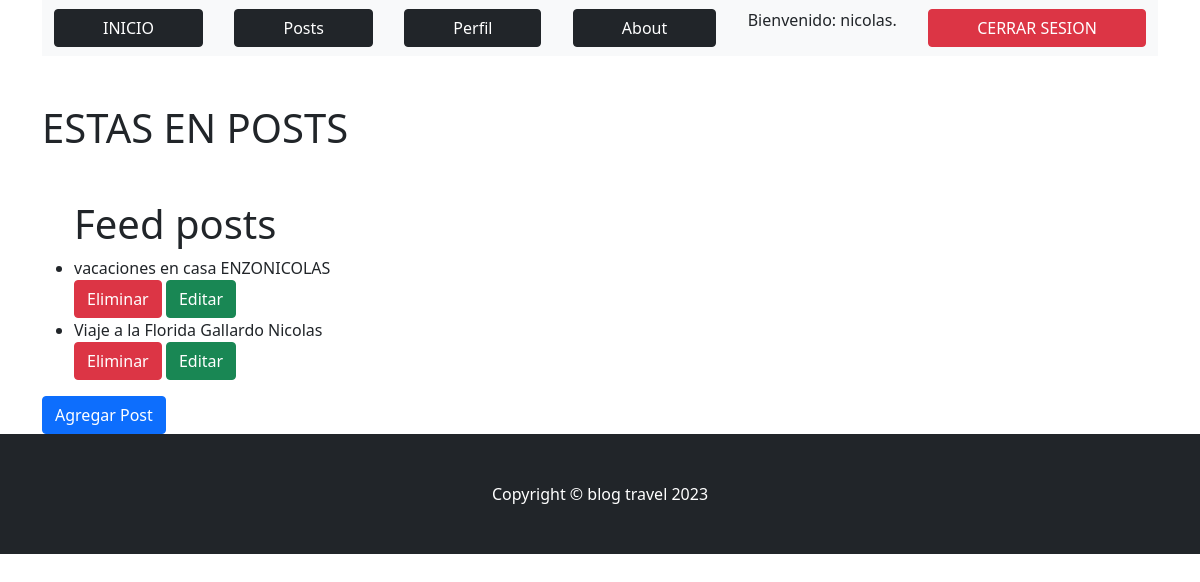
The page /AppBlog/leerPosts/ (signed in) on the database its author committed.
### AppBlog/models.py (models this page shows, shortened)
class Post(models.Model):
    titulo= models.CharField(max_length=100)
    subtitulo=models.CharField(max_length=150)
    cuerpo= RichTextField(blank=True, null=True)
    autor= models.CharField(max_length=50)
    fecha= models.DateField()
    imagen = models.ImageField(upload_to="imgs")

### AppBlog/views.py (the view)
# urls.py: path("leerPosts/", leerPosts, name="leerPosts"),
@login_required
def leerPosts(request):
    posts=Post.objects.all()
    return render(request, "AppBlogg/posts.html", {"posts": posts})

### AppBlog/templates/AppBlogg/posts.html (shortened to what this page needs)
{% extends "AppBlogg/padre.html" %}
{% load static %}
{% block titulo %}
<h1 class="mb-5">ESTAS EN POSTS</h1>
{% endblock %}
{% block contenido_que_cambia %}
<ul><h1>Feed posts</h1>
    {% for post in posts %}
    <li>{{ post.titulo }} {{ post.autor }}</li>
    <a class="btn btn-danger" href="{% url 'eliminarPost'  post.id  %}">Eliminar </a>
    <a class="btn btn-success" href="{% url 'editarPost'  post.id  %}">Editar</a>
    {% endfor %}
</ul>
<a class="btn btn-primary" href="{% url 'postFormulario'  %}">Agregar Post</a>
{% endblock %}

### AppBlog/templates/AppBlogg/padre.html (shortened to what this page needs)
<!DOCTYPE html>
<html lang="en">
    <head>
        {% load static %}
        <link href="{% static 'AppBlog/css/styles.css' %}" rel="stylesheet" />
    </head>
    <body>
        <nav  style="display: flex; justify-content: space-around;">
            <div class="container">
                <nav class="navbar navbar-light bg-light static-top">
                    <div class="container">
                        {% if user.is_authenticated %}
                        <a class="btn btn-dark px-5"  href="{% url 'inicio' %}">INICIO</a>
                        <a class="btn btn-dark px-5" href="{% url 'leerPosts' %}">Posts</a>
                        <a class="btn btn-dark px-5" href="{% url 'editarPerfil' %}">Perfil</a>
                        <a class="btn btn-dark px-5" href="{% url 'about' %}">About</a>
                        <p>Bienvenido: {{ user.username }}</p>
                        <a class="btn btn-danger px-5" href="{% url 'logout' %}">CERRAR SESION</a>
                        {% else %}
                        <a class="btn btn-dark px-5" href="{% url 'register' %}">REGISTRO</a>
                        <a class="btn btn-dark px-5" href="{% url 'login' %}">INGRESAR</a>
                        {% endif %}
                </div>
            </div>
        </nav>
        <div class="container mt-5">
            <div class="row">
                <div class="col-lg-8">
                    <article>
                        <header class="mb-4">
                            {% block titulo %}
                            {% endblock %}
                        </header>
                        {% block contenido_que_cambia %}
                        {% endblock %}
                    </article>
                    </div>
                </div>
            </div>
        <footer class="py-5 bg-dark">
            <div class="container"><p class="m-0 text-center text-white">Copyright &copy; blog travel 2023</p></div>
        </footer>
    </body>
</html>

### rows shown on the page
Post: titulo "vacaciones en casa", autor "ENZONICOLAS"
Post: titulo "Viaje a la Florida", autor "Gallardo Nicolas"

### other values the page prints
{{ user.username }} "nicolas."
